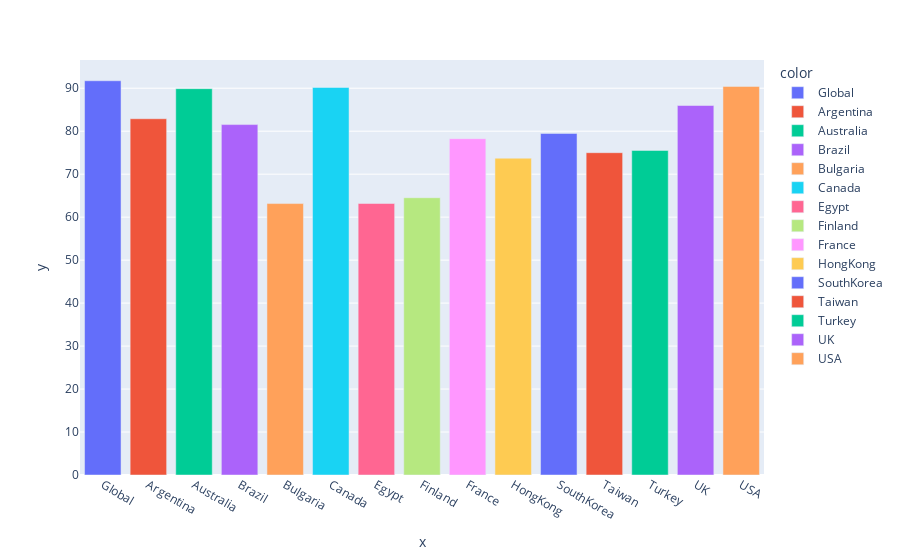

The code cell stored with this chart in its notebook:
### Code cell
mean_counter_list=[]
for (index,x) in enumerate(dataframes):
  mean_counter_list.append( x['pop'].mean())

px.bar(x=playlist_names,y=mean_counter_list,color=playlist_names)

### Figure 1 — Plotly figure (JSON) as saved in the notebook; plotly's stock layout.template omitted (floating-point values rounded to 4 significant figures)
{"data": [{"alignmentgroup": "True", "hovertemplate": "color=Global<br>x=%{x}<br>y=%{y}<extra></extra>", "legendgroup": "Global", "marker": {"color": "#636efa", "pattern": {"shape": ""}}, "name": "Global", "offsetgroup": "Global", "orientation": "v", "showlegend": true, "textposition": "auto", "type": "bar", "x": ["Global"], "xaxis": "x", "y": [91.74], "yaxis": "y"}, {"alignmentgroup": "True", "hovertemplate": "color=Argentina<br>x=%{x}<br>y=%{y}<extra></extra>", "legendgroup": "Argentina", "marker": {"color": "#EF553B", "pattern": {"shape": ""}}, "name": "Argentina", "offsetgroup": "Argentina", "orientation": "v", "showlegend": true, "textposition": "auto", "type": "bar", "x": ["Argentina"], "xaxis": "x", "y": [82.9], "yaxis": "y"}, {"alignmentgroup": "True", "hovertemplate": "color=Australia<br>x=%{x}<br>y=%{y}<extra></extra>", "legendgroup": "Australia", "marker": {"color": "#00cc96", "pattern": {"shape": ""}}, "name": "Australia", "offsetgroup": "Australia", "orientation": "v", "showlegend": true, "textposition": "auto", "type": "bar", "x": ["Australia"], "xaxis": "x", "y": [89.9], "yaxis": "y"}, {"alignmentgroup": "True", "hovertemplate": "color=Brazil<br>x=%{x}<br>y=%{y}<extra></extra>", "legendgroup": "Brazil", "marker": {"color": "#ab63fa", "pattern": {"shape": ""}}, "name": "Brazil", "offsetgroup": "Brazil", "orientation": "v", "showlegend": true, "textposition": "auto", "type": "bar", "x": ["Brazil"], "xaxis": "x", "y": [81.54], "yaxis": "y"}, {"alignmentgroup": "True", "hovertemplate": "color=Bulgaria<br>x=%{x}<br>y=%{y}<extra></extra>", "legendgroup": "Bulgaria", "marker": {"color": "#FFA15A", "pattern": {"shape": ""}}, "name": "Bulgaria", "offsetgroup": "Bulgaria", "orientation": "v", "showlegend": true, "textposition": "auto", "type": "bar", "x": ["Bulgaria"], "xaxis": "x", "y": [63.16], "yaxis": "y"}, {"alignmentgroup": "True", "hovertemplate": "color=Canada<br>x=%{x}<br>y=%{y}<extra></extra>", "legendgroup": "Canada", "marker": {"color": "#19d3f3", "pattern": {"shape": ""}}, "name": "Canada", "offsetgroup": "Canada", "orientation": "v", "showlegend": true, "textposition": "auto", "type": "bar", "x": ["Canada"], "xaxis": "x", "y": [90.18], "yaxis": "y"}, {"alignmentgroup": "True", "hovertemplate": "color=Egypt<br>x=%{x}<br>y=%{y}<extra></extra>", "legendgroup": "Egypt", "marker": {"color": "#FF6692", "pattern": {"shape": ""}}, "name": "Egypt", "offsetgroup": "Egypt", "orientation": "v", "showlegend": true, "textposition": "auto", "type": "bar", "x": ["Egypt"], "xaxis": "x", "y": [63.18], "yaxis": "y"}, {"alignmentgroup": "True", "hovertemplate": "color=Finland<br>x=%{x}<br>y=%{y}<extra></extra>", "legendgroup": "Finland", "marker": {"color": "#B6E880", "pattern": {"shape": ""}}, "name": "Finland", "offsetgroup": "Finland", "orientation": "v", "showlegend": true, "textposition": "auto", "type": "bar", "x": ["Finland"], "xaxis": "x", "y": [64.52], "yaxis": "y"}, {"alignmentgroup": "True", "hovertemplate": "color=France<br>x=%{x}<br>y=%{y}<extra></extra>", "legendgroup": "France", "marker": {"color": "#FF97FF", "pattern": {"shape": ""}}, "name": "France", "offsetgroup": "France", "orientation": "v", "showlegend": true, "textposition": "auto", "type": "bar", "x": ["France"], "xaxis": "x", "y": [78.26], "yaxis": "y"}, {"alignmentgroup": "True", "hovertemplate": "color=HongKong<br>x=%{x}<br>y=%{y}<extra></extra>", "legendgroup": "HongKong", "marker": {"color": "#FECB52", "pattern": {"shape": ""}}, "name": "HongKong", "offsetgroup": "HongKong", "orientation": "v", "showlegend": true, "textposition": "auto", "type": "bar", "x": ["HongKong"], "xaxis": "x", "y": [73.72], "yaxis": "y"}, {"alignmentgroup": "True", "hovertemplate": "color=SouthKorea<br>x=%{x}<br>y=%{y}<extra></extra>", "legendgroup": "SouthKorea", "marker": {"color": "#636efa", "pattern": {"shape": ""}}, "name": "SouthKorea", "offsetgroup": "SouthKorea", "orientation": "v", "showlegend": true, "textposition": "auto", "type": "bar", "x": ["SouthKorea"], "xaxis": "x", "y": [79.48], "yaxis": "y"}, {"alignmentgroup": "True", "hovertemplate": "color=Taiwan<br>x=%{x}<br>y=%{y}<extra></extra>", "legendgroup": "Taiwan", "marker": {"color": "#EF553B", "pattern": {"shape": ""}}, "name": "Taiwan", "offsetgroup": "Taiwan", "orientation": "v", "showlegend": true, "textposition": "auto", "type": "bar", "x": ["Taiwan"], "xaxis": "x", "y": [75], "yaxis": "y"}, {"alignmentgroup": "True", "hovertemplate": "color=Turkey<br>x=%{x}<br>y=%{y}<extra></extra>", "legendgroup": "Turkey", "marker": {"color": "#00cc96", "pattern": {"shape": ""}}, "name": "Turkey", "offsetgroup": "Turkey", "orientation": "v", "showlegend": true, "textposition": "auto", "type": "bar", "x": ["Turkey"], "xaxis": "x", "y": [75.52], "yaxis": "y"}, {"alignmentgroup": "True", "hovertemplate": "color=UK<br>x=%{x}<br>y=%{y}<extra></extra>", "legendgroup": "UK", "marker": {"color": "#ab63fa", "pattern": {"shape": ""}}, "name": "UK", "offsetgroup": "UK", "orientation": "v", "showlegend": true, "textposition": "auto", "type": "bar", "x": ["UK"], "xaxis": "x", "y": [85.98], "yaxis": "y"}, {"alignmentgroup": "True", "hovertemplate": "color=USA<br>x=%{x}<br>y=%{y}<extra></extra>", "legendgroup": "USA", "marker": {"color": "#FFA15A", "pattern": {"shape": ""}}, "name": "USA", "offsetgroup": "USA", "orientation": "v", "showlegend": true, "textposition": "auto", "type": "bar", "x": ["USA"], "xaxis": "x", "y": [90.42], "yaxis": "y"}], "layout": {"barmode": "relative", "legend": {"title": {"text": "color"}, "tracegroupgap": 0}, "margin": {"t": 60}, "xaxis": {"anchor": "y", "domain": [0, 1], "title": {"text": "x"}}, "yaxis": {"anchor": "x", "domain": [0, 1], "title": {"text": "y"}}}}
